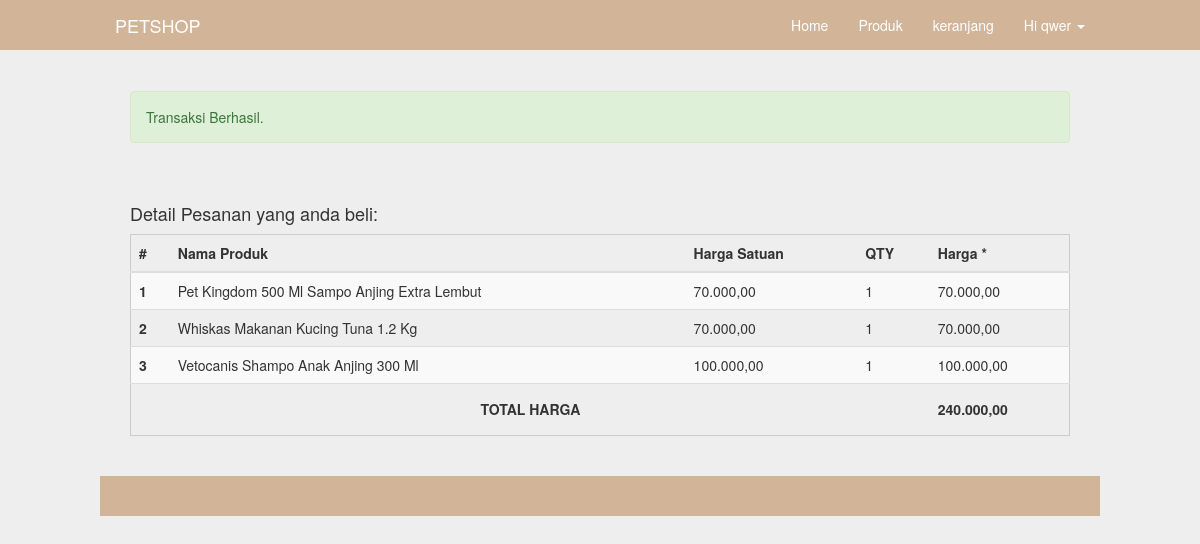
Screenshot of /success.php (signed in) with the database file from the repository.
### tables this page shows
CREATE TABLE `user` (
  `id` int(5) NOT NULL,
  `nama` varchar(50) NOT NULL,
  `email` varchar(75) NOT NULL,
  `telephone` varchar(20) NOT NULL,
  `alamat` text NOT NULL,
  `password` char(20) NOT NULL,
  `status` enum('user','admin') NOT NULL
);

CREATE TABLE `detail_pesanan` (
  `id` int(11) NOT NULL,
  `produk_id` int(11) NOT NULL,
  `qty` int(11) NOT NULL,
  `pesanan_id` int(11) NOT NULL
);

CREATE TABLE `produk` (
  `id` int(4) NOT NULL,
  `nama` varchar(100) NOT NULL,
  `deskripsi` text NOT NULL,
  `gambar` varchar(200) NOT NULL,
  `harga` decimal(10,0) NOT NULL
);

### inc/config.php (called while the page is built, shortened)
<?php
	$no = 1;
?>

### success.php (the view, shortened to what this page needs)
<?php
include "inc/config.php";
include "layout/header.php";
?>
<div class="col-md-12">
	<div class="alert alert-success">Transaksi Berhasil.</div>
	<div class="row">
		<div class="col-md-12">
			<hr>
			<h4>
				Detail Pesanan yang anda beli:
			</h4>
			<table class="table table-striped table-hove">
				<thead>
					<tr>
						<th>#</th>
						<th>Nama Produk</th>
						<th>Harga Satuan</th>
						<th>QTY</th>
						<th>Harga *</th>
					</tr>
				</thead>
				<tbody>
					<?php
					$pes = mysql_fetch_array(mysql_query("select * from pesanan where user_id='$_SESSION[iam_user]' order by id DESC limit 1"));
					$q = mysql_query("select * from detail_pesanan where pesanan_id='$pes[id]'");
					$total = 0;
					while ($data = mysql_fetch_object($q)) { ?>
						<tr>
							<th scope="row"><?php echo $no++; ?></th>
							<?php
							$katpro = mysql_query("select * from produk where id='$data->produk_id'");
							$p = mysql_fetch_object($katpro);
							?>
							<td><?php echo $p->nama ?></td>
							<td><?php echo number_format($p->harga, 2, ',', '.')  ?></td>
							<td><?php echo $data->qty ?></td>
							<?php $t = $data->qty * $p->harga;
							$total += $t;
							?>
							<td><?php echo number_format($t, 2, ',', '.')  ?></td>
						</tr>
					<?php } ?>
					<tr>
						<td colspan="4" class="text-center">
							<h5><b>TOTAL HARGA</b></h5>
						</td>
						<td class="text-bold">
							<h5><b><?php echo number_format($total, 2, ',', '.') ?></b></h5>
						</td>
					</tr>
				</tbody>
			</table>
		</div>
	</div>
</div>
<?php include "layout/footer.php"; ?>

### layout/header.php (shortened to what this page needs)
<!DOCTYPE html>
<html lang="en">
<head>
  <link href="assets/bootstrap/css/bootstrap.css" rel="stylesheet">
  <link href="assets/bootstrap/css/datetimepicker.css" rel="stylesheet">
  <link href="assets/css/navbar-fixed-top.css" rel="stylesheet">
  <link href="assets/css/full-slider.css" rel="stylesheet">
  <link href="assets/css/style.css" rel="stylesheet">
</head>
<body>
  <nav class="navbar navbar-default navbar-fixed-top navbar-blue">
    <div class="container">
      <div class="navbar-header">
        <a class="navbar-brand" href="#">PETSHOP</a>
      </div>
      <div id="navbar" class="navbar-collapse collapse">
        <ul class="nav navbar-nav navbar-right">
          <li><a href="index.php">Home</a></li>
          <li><a href="menu.php">Produk</a></li>
          <?php if (!empty($_SESSION['iam_user'])) { ?>
            <?php
            $user = mysql_fetch_object(mysql_query("select * from user where id='$_SESSION[iam_user]'"));
            ?>
            <li><a href="keranjang.php">keranjang</a></li>
            <li class="dropdown">
              <a href="#" class="dropdown-toggle" data-toggle="dropdown" role="button" aria-haspopup="true" aria-expanded="false">Hi <?php echo $user->nama; ?> <span class="caret"></span></a>
            </li>
          <?php } ?>
        </ul>
      </div>
    </div>
  </nav>
  <div class="container" style="margin-top:20px;">
    <div class="row">
      <div class="col-md-12">
      </div>
    </div>

### assets/css/navbar-fixed-top.css (style rules this page uses)
body { padding-top: 70px; }

### assets/css/style.css (style rules this page uses)
@media (min-width: 768px) { .container { width: 750px; } }
@media (min-width: 992px) { .container { width: 970px; } }
@media (min-width: 1200px) { .container { width: 1000px; } }
.table { border: 1px solid#CCC; }
table td, table th { padding: 10px; font-size: 14px; }
* { transition: all 200ms ease-in-out; }
body { background-color: #EEE; }
.navbar-blue { background-color: #d2b498; border: none; color: #FFF; }
.navbar-blue .navbar-brand { color: #FFF; }
.navbar-blue .navbar-nav li>a { color: #FFF; }

### rows the page displays
user: nama "qwer"
detail_pesanan: produk.nama "Pet Kingdom 500 Ml Sampo Anjing Extra Lembut", produk.harga "70.000,00", qty "1", qty.harga "70.000,00"
detail_pesanan: produk.nama "Whiskas Makanan Kucing Tuna 1.2 Kg", produk.harga "70.000,00", qty "1", qty.harga "70.000,00"
detail_pesanan: produk.nama "Vetocanis Shampo Anak Anjing 300 Ml", produk.harga "100.000,00", qty "1", qty.harga "100.000,00"

### other values shown
$total "240.000,00"
